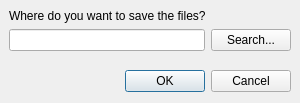
<?xml version="1.0" encoding="UTF-8"?>
<ui version="4.0">
 <class>OpenTorrentDialog</class>
 <widget class="QDialog" name="OpenTorrentDialog">
  <property name="geometry">
   <rect>
    <x>0</x>
    <y>0</y>
    <width>300</width>
    <height>103</height>
   </rect>
  </property>
  <property name="sizePolicy">
   <sizepolicy hsizetype="Preferred" vsizetype="Fixed">
    <horstretch>0</horstretch>
    <verstretch>0</verstretch>
   </sizepolicy>
  </property>
  <property name="windowTitle">
   <string>Dialog</string>
  </property>
  <layout class="QVBoxLayout" name="verticalLayout">
   <property name="spacing">
    <number>0</number>
   </property>
   <property name="leftMargin">
    <number>0</number>
   </property>
   <property name="topMargin">
    <number>0</number>
   </property>
   <property name="rightMargin">
    <number>0</number>
   </property>
   <property name="bottomMargin">
    <number>0</number>
   </property>
   <item>
    <widget class="QFrame" name="frame">
     <property name="sizePolicy">
      <sizepolicy hsizetype="Preferred" vsizetype="Fixed">
       <horstretch>0</horstretch>
       <verstretch>0</verstretch>
      </sizepolicy>
     </property>
     <property name="frameShadow">
      <enum>QFrame::Raised</enum>
     </property>
     <layout class="QVBoxLayout" name="verticalLayout_2">
      <item>
       <widget class="QLabel" name="label">
        <property name="sizePolicy">
         <sizepolicy hsizetype="Expanding" vsizetype="Fixed">
          <horstretch>0</horstretch>
          <verstretch>0</verstretch>
         </sizepolicy>
        </property>
        <property name="text">
         <string>Where do you want to save the files?</string>
        </property>
       </widget>
      </item>
      <item>
       <layout class="QHBoxLayout" name="horizontalLayout">
        <item>
         <widget class="QLineEdit" name="lineEdit"/>
        </item>
        <item>
         <widget class="QPushButton" name="pushButton">
          <property name="text">
           <string>Search...</string>
          </property>
         </widget>
        </item>
       </layout>
      </item>
     </layout>
    </widget>
   </item>
   <item>
    <widget class="QWidget" name="widget" native="true">
     <layout class="QVBoxLayout" name="verticalLayout_3">
      <item>
       <widget class="QDialogButtonBox" name="buttonBox">
        <property name="orientation">
         <enum>Qt::Horizontal</enum>
        </property>
        <property name="standardButtons">
         <set>QDialogButtonBox::Cancel|QDialogButtonBox::Ok</set>
        </property>
       </widget>
      </item>
     </layout>
    </widget>
   </item>
  </layout>
 </widget>
 <resources/>
 <connections>
  <connection>
   <sender>buttonBox</sender>
   <signal>accepted()</signal>
   <receiver>OpenTorrentDialog</receiver>
   <slot>accept()</slot>
   <hints>
    <hint type="sourcelabel">
     <x>248</x>
     <y>254</y>
    </hint>
    <hint type="destinationlabel">
     <x>157</x>
     <y>274</y>
    </hint>
   </hints>
  </connection>
  <connection>
   <sender>buttonBox</sender>
   <signal>rejected()</signal>
   <receiver>OpenTorrentDialog</receiver>
   <slot>reject()</slot>
   <hints>
    <hint type="sourcelabel">
     <x>316</x>
     <y>260</y>
    </hint>
    <hint type="destinationlabel">
     <x>286</x>
     <y>274</y>
    </hint>
   </hints>
  </connection>
 </connections>
</ui>
